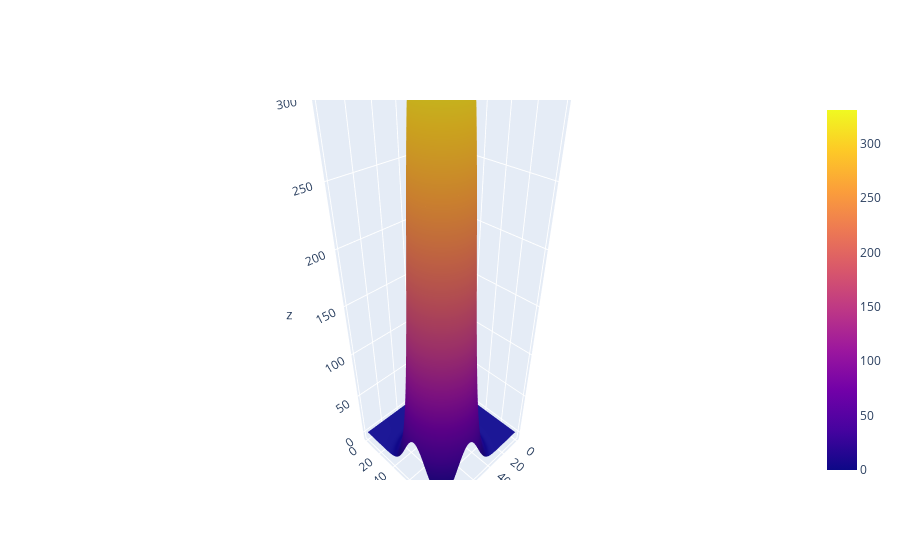

Notebook source saved alongside this figure:
### Code cell
mu_3d = go.Surface(z=mu, x=np.asarray(range(N_xy)), y=np.asarray(range(N_xy)))
fig = go.Figure(data = [mu_3d])
fig.show()

### Figure 1 — Plotly figure (JSON) as saved in the notebook; plotly's stock layout.template omitted (floating-point values rounded to 4 significant figures; data arrays with more than 128 entries replaced by an {"elided": "..."} marker saying what was removed)
{"data": [{"type": "surface", "x": [0, 1, 2, 3, 4, 5, 6, 7, 8, 9, 10, 11, 12, 13, 14, 15, 16, 17, 18, 19, 20, 21, 22, 23, 24, 25, 26, 27, 28, 29, 30, 31, 32, 33, 34, 35, 36, 37, 38, 39, 40, 41, 42, 43, 44, 45, 46, 47, 48, 49, 50, 51, 52, 53, 54, 55, 56, 57, 58, 59, 60, 61, 62, 63, 64, 65, 66, 67, 68, 69, 70, 71, 72, 73, 74, 75, 76, 77, 78, 79, 80, 81, 82, 83, 84, 85, 86, 87, 88, 89, 90, 91, 92, 93, 94, 95, 96, 97, 98, 99], "y": [0, 1, 2, 3, 4, 5, 6, 7, 8, 9, 10, 11, 12, 13, 14, 15, 16, 17, 18, 19, 20, 21, 22, 23, 24, 25, 26, 27, 28, 29, 30, 31, 32, 33, 34, 35, 36, 37, 38, 39, 40, 41, 42, 43, 44, 45, 46, 47, 48, 49, 50, 51, 52, 53, 54, 55, 56, 57, 58, 59, 60, 61, 62, 63, 64, 65, 66, 67, 68, 69, 70, 71, 72, 73, 74, 75, 76, 77, 78, 79, 80, 81, 82, 83, 84, 85, 86, 87, 88, 89, 90, 91, 92, 93, 94, 95, 96, 97, 98, 99], "z": {"elided": "100x100 float values"}}], "layout": {}}
